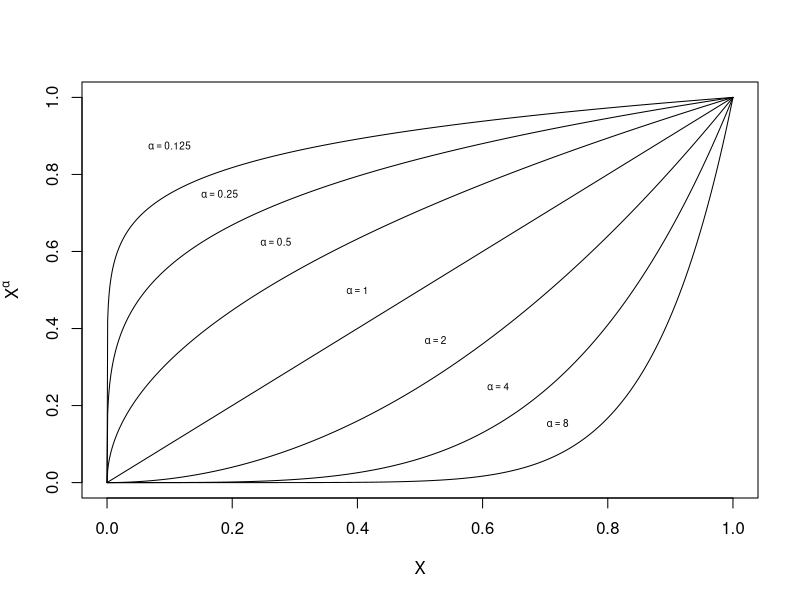

Recreate this plot in R.
x<-seq(0,1,.001)
plot(x,x^1,t='l',xlab="X",ylab=expression(X^alpha))
text(.4,.5,expression(alpha==1),cex=.6)
lines(x,x^.125)
text(.1,.875,expression(alpha==.125),cex=.6)
lines(x,x^.25)
text(.18,.75,expression(alpha==.25),cex=.6)
lines(x,x^.5)
text(.27,.625,expression(alpha==.5),cex=.6)
lines(x,x^2)
text(.525,.37,expression(alpha==2),cex=.6)
lines(x,x^4)
text(.625,.25,expression(alpha==4),cex=.6)
lines(x,x^8)
text(.72,.155,expression(alpha==8),cex=.6)
# text(locator(),expression(a==.1))

